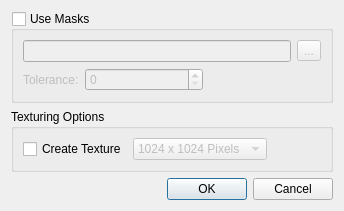
<?xml version="1.0" encoding="UTF-8"?>
<ui version="4.0">
 <class>QuickPreviewDialog</class>
 <widget class="QDialog" name="QuickPreviewDialog">
  <property name="geometry">
   <rect>
    <x>0</x>
    <y>0</y>
    <width>344</width>
    <height>203</height>
   </rect>
  </property>
  <property name="windowTitle">
   <string>Dialog</string>
  </property>
  <layout class="QVBoxLayout" name="verticalLayout">
   <item>
    <widget class="QGroupBox" name="useMasksGroupBox">
     <property name="title">
      <string>Use Masks</string>
     </property>
     <property name="checkable">
      <bool>true</bool>
     </property>
     <property name="checked">
      <bool>false</bool>
     </property>
     <layout class="QVBoxLayout" name="verticalLayout_2">
      <item>
       <layout class="QHBoxLayout" name="horizontalLayout_3">
        <item>
         <widget class="QLineEdit" name="pathLineEdit"/>
        </item>
        <item>
         <widget class="QToolButton" name="browseButton">
          <property name="text">
           <string>...</string>
          </property>
         </widget>
        </item>
       </layout>
      </item>
      <item>
       <layout class="QHBoxLayout" name="horizontalLayout_4">
        <item>
         <widget class="QLabel" name="label">
          <property name="text">
           <string>Tolerance:</string>
          </property>
          <property name="buddy">
           <cstring>toleranceSpinBox</cstring>
          </property>
         </widget>
        </item>
        <item>
         <widget class="QSpinBox" name="toleranceSpinBox">
          <property name="sizePolicy">
           <sizepolicy hsizetype="MinimumExpanding" vsizetype="Fixed">
            <horstretch>0</horstretch>
            <verstretch>0</verstretch>
           </sizepolicy>
          </property>
          <property name="maximum">
           <number>255</number>
          </property>
         </widget>
        </item>
        <item>
         <spacer name="horizontalSpacer">
          <property name="orientation">
           <enum>Qt::Horizontal</enum>
          </property>
          <property name="sizeHint" stdset="0">
           <size>
            <width>40</width>
            <height>20</height>
           </size>
          </property>
         </spacer>
        </item>
       </layout>
      </item>
      <item>
       <spacer name="verticalSpacer_2">
        <property name="orientation">
         <enum>Qt::Vertical</enum>
        </property>
        <property name="sizeHint" stdset="0">
         <size>
          <width>20</width>
          <height>40</height>
         </size>
        </property>
       </spacer>
      </item>
     </layout>
    </widget>
   </item>
   <item>
    <widget class="QGroupBox" name="groupBox_2">
     <property name="title">
      <string>Texturing Options</string>
     </property>
     <property name="checkable">
      <bool>false</bool>
     </property>
     <layout class="QVBoxLayout" name="verticalLayout_3">
      <item>
       <layout class="QHBoxLayout" name="horizontalLayout">
        <item>
         <widget class="QCheckBox" name="checkBox">
          <property name="text">
           <string>Create Texture</string>
          </property>
         </widget>
        </item>
        <item>
         <widget class="QComboBox" name="texSizeComboBox">
          <property name="enabled">
           <bool>false</bool>
          </property>
          <property name="sizePolicy">
           <sizepolicy hsizetype="Expanding" vsizetype="Fixed">
            <horstretch>0</horstretch>
            <verstretch>0</verstretch>
           </sizepolicy>
          </property>
          <property name="minimumSize">
           <size>
            <width>117</width>
            <height>0</height>
           </size>
          </property>
          <property name="currentIndex">
           <number>2</number>
          </property>
          <item>
           <property name="text">
            <string>256 x 256 Pixels</string>
           </property>
          </item>
          <item>
           <property name="text">
            <string>512 x 512 Pixels</string>
           </property>
          </item>
          <item>
           <property name="text">
            <string>1024 x 1024 Pixels</string>
           </property>
          </item>
          <item>
           <property name="text">
            <string>2048 x 2048 Pixels</string>
           </property>
          </item>
          <item>
           <property name="text">
            <string>4096 x 4096 Pixels</string>
           </property>
          </item>
         </widget>
        </item>
        <item>
         <spacer name="horizontalSpacer_2">
          <property name="orientation">
           <enum>Qt::Horizontal</enum>
          </property>
          <property name="sizeHint" stdset="0">
           <size>
            <width>40</width>
            <height>20</height>
           </size>
          </property>
         </spacer>
        </item>
       </layout>
      </item>
      <item>
       <spacer name="verticalSpacer">
        <property name="orientation">
         <enum>Qt::Vertical</enum>
        </property>
        <property name="sizeHint" stdset="0">
         <size>
          <width>20</width>
          <height>40</height>
         </size>
        </property>
       </spacer>
      </item>
     </layout>
    </widget>
   </item>
   <item>
    <widget class="QDialogButtonBox" name="buttonBox">
     <property name="orientation">
      <enum>Qt::Horizontal</enum>
     </property>
     <property name="standardButtons">
      <set>QDialogButtonBox::Cancel|QDialogButtonBox::Ok</set>
     </property>
    </widget>
   </item>
  </layout>
 </widget>
 <tabstops>
  <tabstop>useMasksGroupBox</tabstop>
  <tabstop>pathLineEdit</tabstop>
  <tabstop>browseButton</tabstop>
  <tabstop>toleranceSpinBox</tabstop>
  <tabstop>checkBox</tabstop>
  <tabstop>texSizeComboBox</tabstop>
 </tabstops>
 <resources/>
 <connections>
  <connection>
   <sender>buttonBox</sender>
   <signal>accepted()</signal>
   <receiver>QuickPreviewDialog</receiver>
   <slot>accept()</slot>
   <hints>
    <hint type="sourcelabel">
     <x>227</x>
     <y>185</y>
    </hint>
    <hint type="destinationlabel">
     <x>157</x>
     <y>202</y>
    </hint>
   </hints>
  </connection>
  <connection>
   <sender>buttonBox</sender>
   <signal>rejected()</signal>
   <receiver>QuickPreviewDialog</receiver>
   <slot>reject()</slot>
   <hints>
    <hint type="sourcelabel">
     <x>295</x>
     <y>191</y>
    </hint>
    <hint type="destinationlabel">
     <x>286</x>
     <y>202</y>
    </hint>
   </hints>
  </connection>
  <connection>
   <sender>useMasksGroupBox</sender>
   <signal>toggled(bool)</signal>
   <receiver>pathLineEdit</receiver>
   <slot>setEnabled(bool)</slot>
   <hints>
    <hint type="sourcelabel">
     <x>25</x>
     <y>14</y>
    </hint>
    <hint type="destinationlabel">
     <x>58</x>
     <y>44</y>
    </hint>
   </hints>
  </connection>
  <connection>
   <sender>useMasksGroupBox</sender>
   <signal>toggled(bool)</signal>
   <receiver>browseButton</receiver>
   <slot>setEnabled(bool)</slot>
   <hints>
    <hint type="sourcelabel">
     <x>113</x>
     <y>15</y>
    </hint>
    <hint type="destinationlabel">
     <x>312</x>
     <y>47</y>
    </hint>
   </hints>
  </connection>
  <connection>
   <sender>useMasksGroupBox</sender>
   <signal>toggled(bool)</signal>
   <receiver>toleranceSpinBox</receiver>
   <slot>setEnabled(bool)</slot>
   <hints>
    <hint type="sourcelabel">
     <x>253</x>
     <y>77</y>
    </hint>
    <hint type="destinationlabel">
     <x>159</x>
     <y>72</y>
    </hint>
   </hints>
  </connection>
  <connection>
   <sender>checkBox</sender>
   <signal>toggled(bool)</signal>
   <receiver>texSizeComboBox</receiver>
   <slot>setEnabled(bool)</slot>
   <hints>
    <hint type="sourcelabel">
     <x>81</x>
     <y>138</y>
    </hint>
    <hint type="destinationlabel">
     <x>143</x>
     <y>137</y>
    </hint>
   </hints>
  </connection>
 </connections>
</ui>
